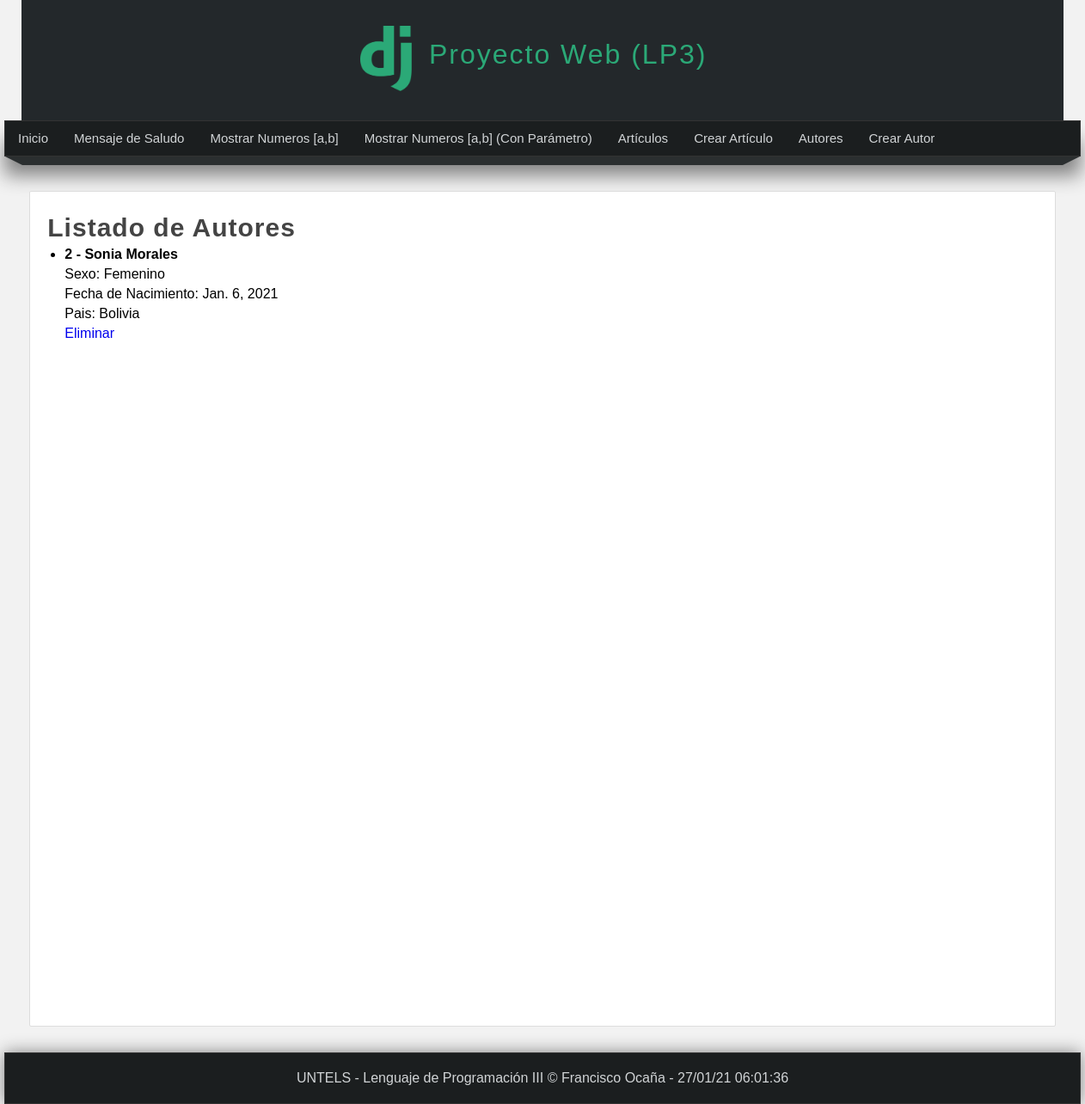
Before: /listar_autor with the older database file.
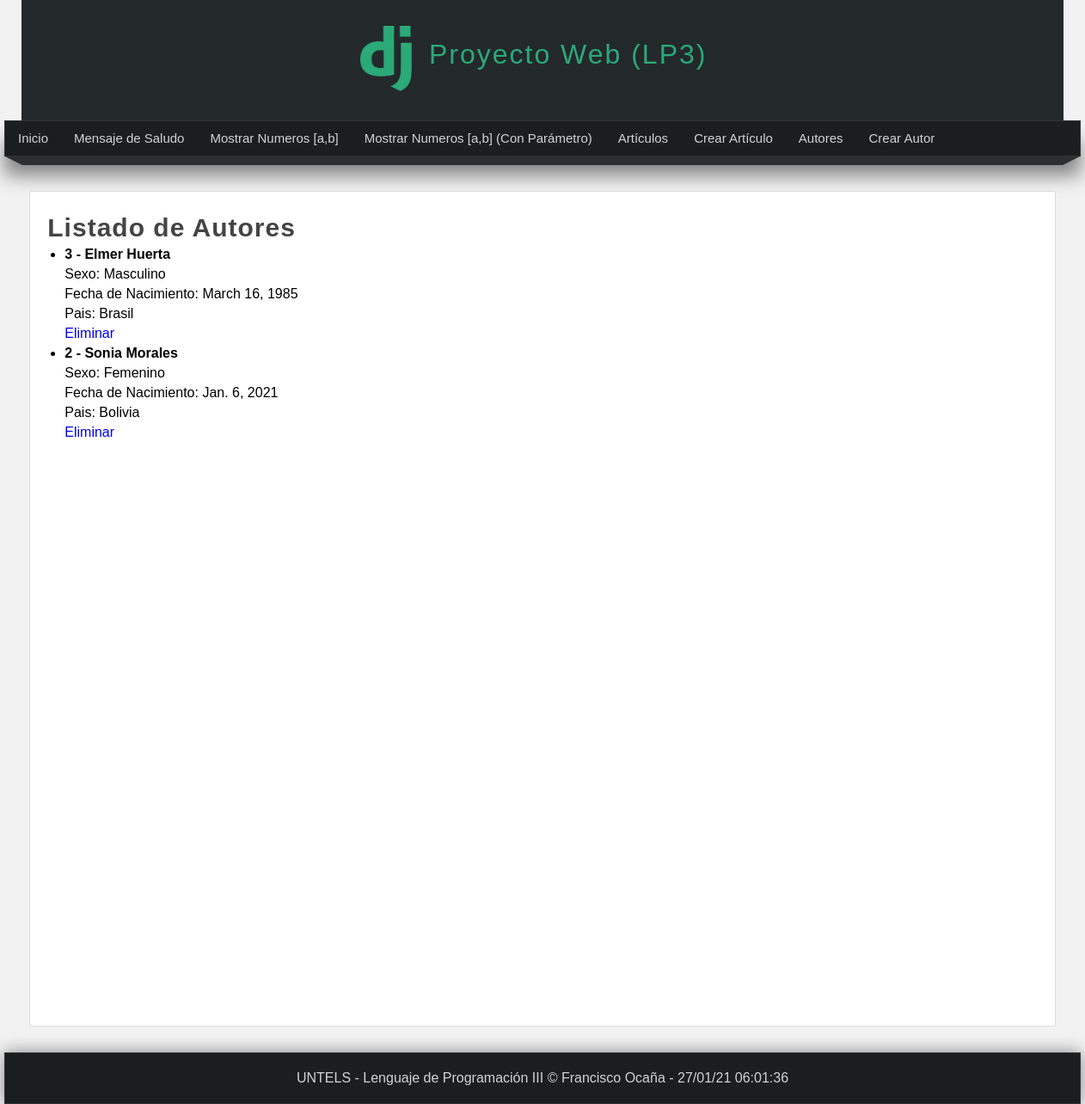
After: the same page with the newer database file.
### miapp/models.py (models this page shows)
class Autor(models.Model):
    nombre=models.CharField(max_length=50)
    apellido=models.CharField(max_length=50)
    sexo=models.CharField(max_length=9)
    fecha_nacimiento=models.DateField()
    pais = models.CharField(max_length=50)

### miapp/views.py (the view)
# urls.py: path('listar_autor', views.listar_autor, name="listar_autor"),
def listar_autor(request):
    autor = Autor.objects.order_by('nombre')
    return render(request, 'listar_autor.html',{
        'autor': autor,
        'titulo': 'Listado de Autores'
    })

### miapp/templates/listar_autor.html (shortened to what this page needs)
{% extends 'layout.html' %}
{% block content %}
    <h1 class="title"> {{titulo}} </h1>
    <ul>
        {% for autor in autor %}
            <li>
                <h4>
                    {{autor.id}} - {{autor.nombre}} {{autor.apellido}}
                </h4>
                <p>Sexo: {{autor.sexo}}</p>
                <p>Fecha de Nacimiento: {{autor.fecha_nacimiento}}</p>
                <p>Pais: {{autor.pais}}</p>
                <p>
                    <a href="{% url 'eliminar_autor' id=autor.id %}">
                        Eliminar
                    </a>
                </p>
            </li>
        {% endfor %}
    </ul>
{% endblock content %}

### miapp/templates/layout.html (shortened to what this page needs)
<html lang="es">
    <head>
        {% load static %}
        <link rel="stylesheet" type="text/css" href="{% static 'css/style.css' %}" />
    </head>
    <body>
        <header>
            <div id="logotipo">
                <img src="{% static 'images/LogoDJango.png' %}" />
                <h1>
                    Proyecto Web (LP3)
                </h1>
            </div>
        </header>
        <nav>
            <ul>
                <li>
                    <a href="{% url 'inicio' %}">Inicio</a>
                </li>
                <li>
                    <a href="{% url 'saludo' %}">Mensaje de Saludo</a>
                </li>
                <li>
                    <a href="{% url 'rango' %}">Mostrar Numeros [a,b]</a>
                </li>
                <li>
                    <a href="{% url 'rango2' %}">Mostrar Numeros [a,b] (Con Parámetro)</a>
                </li>
                <li>
                    <a href="{% url 'listar_articulos' %}">Artículos</a>
                </li>
                <li>
                    <a href="{% url 'create_articulo' %}">Crear Artículo</a>
                </li>
                <li>
                    <a href="{% url 'listar_autor' %}">Autores</a>
                </li>
                <li>
                    <a href="{% url 'create_autor' %}">Crear Autor</a>
                </li>
            </ul>
        </nav>
        <div class="barra">
            <span class="esquina-izquierda"></span>
            <span class="relleno-barra"></span>
            <span class="esquina-derecha"></span>
        </div>
        <div id="content">
            <div class="box">
                {% block content %}{% endblock content %}
            </div>
        </div>
        <footer>
            UNTELS - Lenguaje de Programación III &copy; Francisco Ocaña - {% now "d/m/y h:m:s" %}
        </footer>
    </body>
</html>

### miapp/static/css/style.css (style rules this page uses)
* { margin: 0px; padding: 0px; font-family: Arial, Helvetica, sans-serif; text-decoration: none; }
.box p, .box h2, .box h3, .box ul { margin-bottom: 5px; margin-top: 5px; }
.box ul, .box ol { margin-left: 20px; margin-bottom: 10px; }
body { background-color: #f2f2f2; }
header { width: 1212px; height: 140px; background-color: #23282B; margin: 0 auto; }
#logotipo { width: 35%; height: 130px; margin: 0 auto; padding-top: 10px; }
#logotipo img { display: block; width: 60px; float: left; margin-top: 20px; }
#logotipo h1 { display: block; float: left; margin-top: 35px; margin-left: 20px; letter-spacing: 2px; font-weight: lighter; color: #2ba977; }
nav { width: 1250px; height: 40px; margin: 0 auto; background-color: #1B1E1F; border: 1px solid #333333; box-shadow: 0px 22px 22px gray; font-size: 15px; }
nav ul { list-style: none; text-decoration: none; }
nav ul li { line-height: 40px; float: left; }
nav ul li a { display: block; padding-left: 15px; padding-right: 15px; color: #d1d4d6; }
.barra { width: 1250px; margin: 0 auto; }
.esquina-izquierda { display: block; border-left: 20px solid transparent; border-top: 10px solid #2B2F30; float: left; }
.esquina-derecha { display: block; border-right: 20px solid transparent; border-top: 10px solid #2B2F30; float: right; }
.relleno-barra { display: block; width: 1210px; height: 10px; background: #2B2F30; float: left; }
#content { width: 1212px; min-height: 930px; margin: 0 auto; margin-bottom: 30px; margin-top: 40px; }
.box { background: white; width: 95%; min-height: 930px; padding: 20px; border: 1px solid #ddd; border-radius: 2px; margin: 0 auto; }
.title { color: #444; letter-spacing: 1px; font-size: 30px; margin-bottom: 4px; margin-top: 5px; }
footer { width: 1250px; background-color: #1B1E1F; border: 1px solid #333; color: #d1d4d6; text-align: center; margin: 0 auto; padding-top: 20px; padding-bottom: 20px; box-shadow: 0px 0px 20px gray; }

Changed rows visible on the page:
added Autor: id "3", nombre "Elmer", apellido "Huerta", sexo "Masculino", fecha_nacimiento "March 16, 1985", pais "Brasil"
